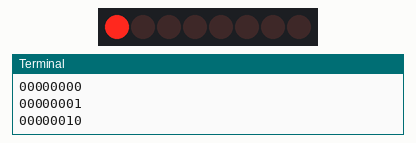
Recording of a program running on a simulated Raspberry Pi (BCM pin numbers). Shown: 8 shift-register outputs drawn as a row of LEDs (first output left, lit = HIGH), the last lines printed to the terminal.

Above: at 0.5 s.
At 5.3 s:
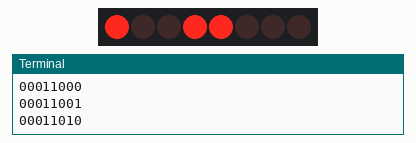
At 10.31 s:
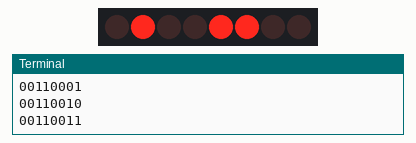
At 20.12 s:
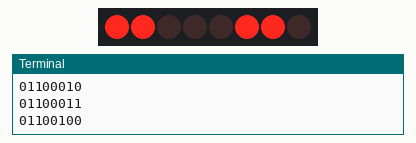
At 29.93 s:
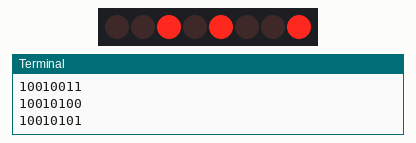
At 39.74 s:
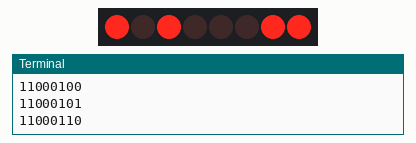
Timing chart, 0 to 40.0 s (numbered marks = the images above):
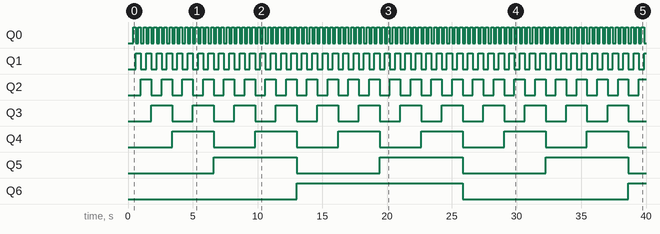

Measured:
- by itself, Q0: alternates HIGH for 0.20 s and LOW for 0.20 s
- by itself, Q1: alternates HIGH for 0.40 s and LOW for 0.40 s
- by itself, Q2: alternates HIGH for 0.80 s and LOW for 0.80 s
- by itself, Q3: alternates HIGH for 1.6 s and LOW for 1.6 s
- by itself, Q4: alternates HIGH for 3.2 s and LOW for 3.2 s
- by itself, Q5: alternates HIGH for 6.4 s and LOW for 6.4 s
- by itself, Q6: LOW → HIGH at 13.0 s, → LOW 12.8 s later, → HIGH 12.8 s later

The program:

rejestr_tutorial.py
```python
import RPi.GPIO as GPIO
import time
import string

SER = 2
SRCLK = 4
RCLK = 3

bin_tab = []

#fainy init
def init_GPIO():
    GPIO.setwarnings(False)
    GPIO.setmode(GPIO.BCM)
    GPIO.setup(SER, GPIO.OUT)
    GPIO.setup(SRCLK, GPIO.OUT)
    GPIO.setup(RCLK, GPIO.OUT)
    GPIO.setwarnings(True)

#gunwo
def funkcyjsko(dupsko="11110000"):
    GPIO.output(RCLK, GPIO.LOW)
    for i in range(8):
        GPIO.output(SRCLK, 0)
        GPIO.output(SER, int(dupsko[i]))
        GPIO.output(SRCLK, 1)

    GPIO.output(RCLK, GPIO.HIGH)

#odliczanie binarnem:
def binary_finalCountdown():
    for i in range (256):
        num = format(i, "b")
        if len(num) <= 8:
            temp = ""
            for j in range (8-len(num)):
                temp += "0"
            temp += str(num)
            bin_tab.append(temp)

    for i in range (len(bin_tab)):
        print(str(bin_tab[i]))
        time.sleep(.2)
        funkcyjsko(bin_tab[i])


#int main hehe
numbers = ["00000001", "00000010"]

init_GPIO()
try:
    while True:
        binary_finalCountdown()
except KeyboardInterrupt:
    funkcyjsko("00000000")
```
